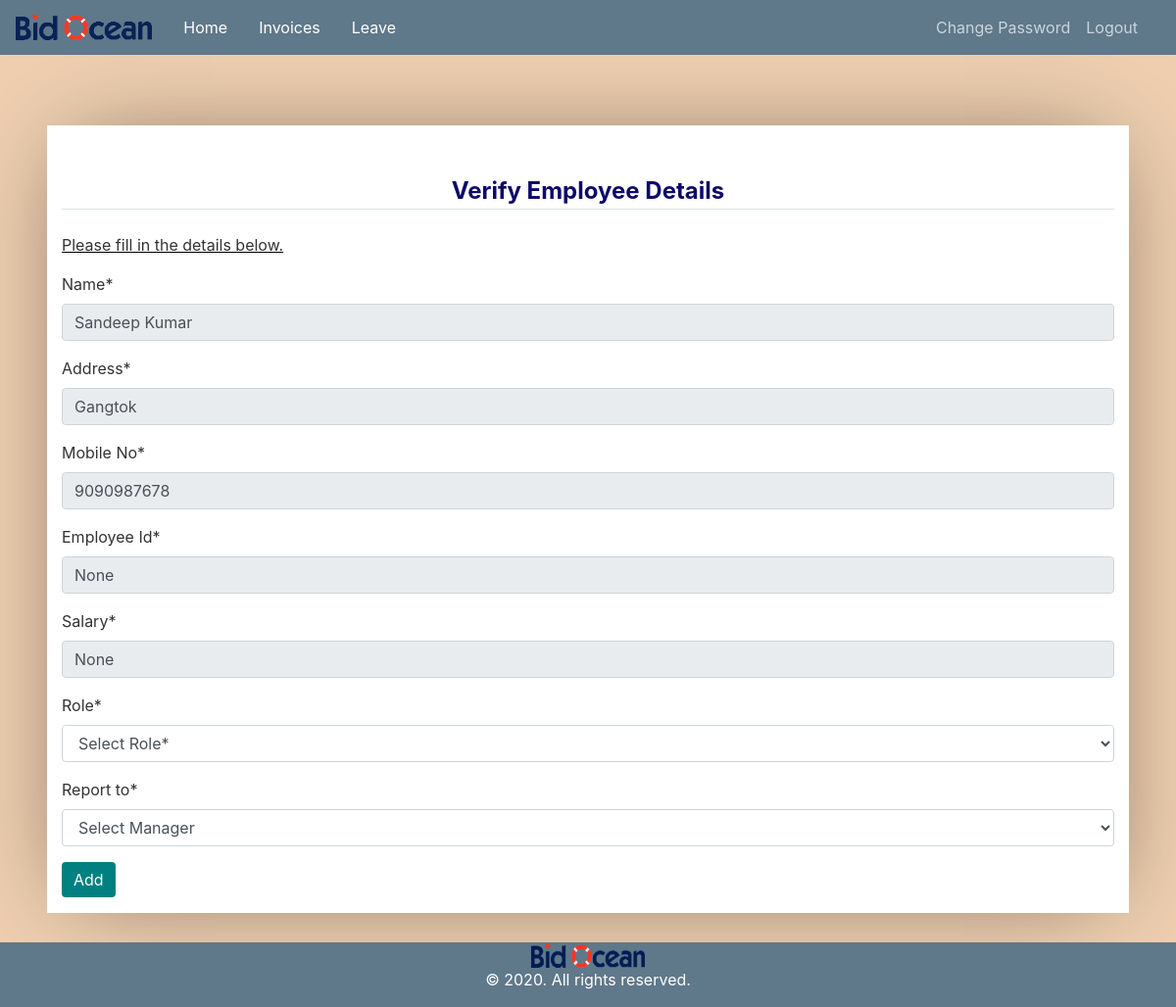
Screenshot of /employee/10 (signed in) with the database file from the repository.
### manage_user/models.py (models this page shows, shortened)
class Userdetail(AbstractBaseUser, PermissionsMixin):
    username        = models.CharField(max_length = 30, unique=True,null=True)
    firstname       = models.CharField(max_length = 30,null=True)
    lastname        = models.CharField(max_length = 30,null=True,blank=True)
    password        = models.TextField()
    phone           = models.CharField(max_length=200,null=True)
    email           = models.CharField(max_length=200,null=True)
    address         = models.CharField(max_length=300,null=True)
    role            = models.ForeignKey('user_invoice.Role', on_delete=models.SET_NULL, null=True, blank=True)
    employee_id     = models.CharField(max_length=200, null=True)
    salary          = models.CharField(max_length=200, null=True)
    is_manager      = models.SmallIntegerField(default=0)
    is_staff        = models.BooleanField(default=False)
    is_active       = models.BooleanField(default=True)
    USERNAME_FIELD  = 'username'
    REQUIRED_FIELDS = []
    objects         = CustomUserManager()

### user_invoice/views.py (the view, shortened to what this page needs)
# urls.py: path('employee/<int:user_id>', views.EmployeeAddView.as_view(), name='employee_add'),
class EmployeeAddView(AdminPanelMixin,TemplateView):
    template_name = 'user_invoice/add_employee.html'
    def get(self, request, user_id):
        user          = Userdetail.objects.get(pk=user_id)
        roles         = Role.objects.all()
        managers      = Employee.objects.filter(is_manager=1)
        try:
        	rolename = Employee.objects.get(auth_tbl=self.request.user).role.name.lower(),
        except:
        	rolename = None
        context = {
            'user'         : user,
            'roles'        : roles,
            'submit'       : 'Add Employee',
            'role'         : rolename,
            'title'        : 'Add employee',
            'managers'     : managers
        }
        return render(request, self.template_name, context)

### user_invoice/mixin.py (called while the page is built)
    def test_func(self):
        return self.request.user.is_staff or self.request.user.is_active

### user_invoice/templates/user_invoice/add_employee.html (shortened to what this page needs)
{% extends "user_invoice/base.html" %}
{% load crispy_forms_tags %}
{% block content %}
	<article>
		<legend class="border-bottom mb-4" style="color: rgb(15, 9, 105);text-align: center;" ><b> {% if 'Add' in submit %}Verify Employee{% else %}{{submit}}{% endif %} Details</b> </legend>
		<form method='POST'>
			<div class="form-group">
				<p><u class="spelling">Please fill in the details below.</u> </p>
				<label for="formGropuNameInput">Name*</label>
				<input name="name" class="form-control" id="formGroupNameInput" value="{% if employee.name %}{{employee.name}} {% else %}{{user.firstname}} {{user.lastname}}{% endif %}" placeholder="Enter your name" required {% if 'Add' in submit %}readonly{% endif %}>
			</div>
			<div class="form-group">
				<label for="formGropuNameInput">Address*</label>
				<input name="address" class="form-control" id="formGroupNameInput" value="{% if employee.address %}{{employee.address}}{% else %}{{user.address}}{% endif %}" placeholder="Enter your address" required {% if 'Add' in submit %}readonly{% endif %}>
			</div>
			<div class="form-group">
				<label for="mobile_no">Mobile No*</label>
				<input type="number" class="form-control" id="mobile_no" maxlength="10" name="phone_no" pattern="[6-9]{1}[0-9]{9}" value="{% if employee.phone_no %}{{employee.phone_no}}{% else %}{{user.phone}}{% endif %}" placeholder="Enter Mobile No" {% if 'Add' in submit %}readonly{% endif %} >
			</div>
			<div class="form-group">
				<label for="mobile_no">Employee Id*</label>
				<input type="text" class="form-control" id="emp_id" name="emp_id"  value="{% if employee.emp_id %}{{employee.emp_id}}{% else %}{{user.employee_id}}{% endif %}" placeholder="Enter employee id" required="" {% if 'Add' in submit %}readonly{% endif %} >
			</div>
			<div class="form-group">
				<label for="mobile_no">Salary*</label>
				<input type="text" class="form-control" id="salary" name="salary" value="{% if employee.salary %}{{employee.salary}}{% else %}{{user.salary}}{% endif %}" placeholder="Enter salary" {% if 'Add' in submit %}readonly{% endif %}>
			</div>
			{% if user.role is None %}
			<div class="form-group">
				<label for="mobile_no">Role*</label>
				<select class="form-control" id="role" name='role' required="">
					<option value=''>Select Role*</option>
				</select>
			</div>
			{% endif %}
			{% if user.is_manager == 0 or employee.is_manager == 0 %}
			<div class="form-group">
				<label for="mobile_no">Report to*</label>
				<select class="form-control" id="report_to" name='report_to' required="">
					<option value=''>Select Manager</option>
				</select>
			</div>
			{% endif %}
			<div class="form-group">
				<a href="{{submit}}"><button  class="btn btn-primary" style="background-color:teal;border: none;">Add</button></a>
			</div>
		</form>
	</article>
{% endblock content %}

### user_invoice/static/user_invoice/main.css (style rules this page uses)
body { background: #fafafa; color: #333333; margin-top: 5rem; }

### user_invoice/templates/user_invoice/base.html (style rules this page uses)
a { color: white; }

### user_invoice/templates/user_invoice/add_employee.html (style rules this page uses)
.spelling { text-decoration-line: underline; text-decoration-color: black; }
* { border: 0; color: inherit; font-family: inherit; font-size: inherit; font-style: inherit; font-weight: inherit; line-height: inherit; list-style: none; margin: 0; padding: 0; text-decoration: none; vertical-align: top; }
html { font: 16px/1 'Open Sans', sans-serif; overflow: auto; padding: 0.5in; }
html { background: #EFCFB0; cursor: default; }
body { background: #FFF; border-radius: 1px; box-shadow: 0 0 1in -0.25in rgba(0, 0, 0, 0.5); }
article, article address, table.meta, table.inventory { margin: 0 0 3em; }
article:after { clear: both; content: ""; display: table; }

### rows the page displays
Userdetail: name "Sandeep Kumar", address "Gangtok", phone_no "9090987678", emp_id "None", salary "None"
